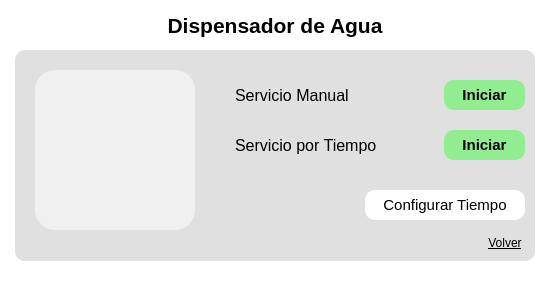
<?xml version="1.0" encoding="UTF-8"?>
<ui version="4.0">
 <class>DispensadorAguaWindow</class>
 <widget class="QMainWindow" name="DispensadorAguaWindow">
  <property name="geometry">
   <rect>
    <x>0</x>
    <y>0</y>
    <width>550</width>
    <height>300</height>
   </rect>
  </property>
  <property name="windowTitle">
   <string>Dispensador de Agua</string>
  </property>
  <property name="styleSheet">
   <string notr="true">background-color: white;</string>
  </property>
  <widget class="QWidget" name="centralwidget">
   <widget class="QLabel" name="labelTitulo">
    <property name="geometry">
     <rect>
      <x>0</x>
      <y>10</y>
      <width>550</width>
      <height>30</height>
     </rect>
    </property>
    <property name="font">
     <font>
      <pointsize>16</pointsize>
      <weight>75</weight>
      <bold>true</bold>
     </font>
    </property>
    <property name="text">
     <string>Dispensador de Agua</string>
    </property>
    <property name="alignment">
     <set>Qt::AlignCenter</set>
    </property>
   </widget>
   <widget class="QFrame" name="frameOpciones">
    <property name="geometry">
     <rect>
      <x>15</x>
      <y>50</y>
      <width>520</width>
      <height>211</height>
     </rect>
    </property>
    <property name="styleSheet">
     <string notr="true">QFrame {
    background-color: #e0e0e0;
    border-radius: 10px;
}</string>
    </property>
    <property name="frameShape">
     <enum>QFrame::StyledPanel</enum>
    </property>
    <property name="frameShadow">
     <enum>QFrame::Plain</enum>
    </property>
    <widget class="QFrame" name="frameImagenAgua">
     <property name="geometry">
      <rect>
       <x>20</x>
       <y>20</y>
       <width>160</width>
       <height>160</height>
      </rect>
     </property>
     <property name="styleSheet">
      <string notr="true">QFrame {
    background-color: #f0f0f0;
    border-radius: 20px;
}</string>
     </property>
     <property name="frameShape">
      <enum>QFrame::StyledPanel</enum>
     </property>
     <property name="frameShadow">
      <enum>QFrame::Plain</enum>
     </property>
     <widget class="QLabel" name="labelImagenAgua">
      <property name="geometry">
       <rect>
        <x>9</x>
        <y>10</y>
        <width>141</width>
        <height>141</height>
       </rect>
      </property>
      <property name="text">
       <string/>
      </property>
      <property name="pixmap">
       <pixmap>../PIntegradorArchivos/waterBottle.png</pixmap>
      </property>
      <property name="scaledContents">
       <bool>true</bool>
      </property>
      <property name="alignment">
       <set>Qt::AlignCenter</set>
      </property>
     </widget>
    </widget>
    <widget class="QLabel" name="labelServicioManual">
     <property name="geometry">
      <rect>
       <x>220</x>
       <y>30</y>
       <width>180</width>
       <height>30</height>
      </rect>
     </property>
     <property name="font">
      <font>
       <pointsize>12</pointsize>
       <weight>50</weight>
       <bold>false</bold>
      </font>
     </property>
     <property name="styleSheet">
      <string notr="true">background-color: transparent;</string>
     </property>
     <property name="text">
      <string>Servicio Manual</string>
     </property>
    </widget>
    <widget class="QPushButton" name="btnIniciarManual">
     <property name="geometry">
      <rect>
       <x>429</x>
       <y>30</y>
       <width>81</width>
       <height>30</height>
      </rect>
     </property>
     <property name="font">
      <font>
       <pointsize>11</pointsize>
       <weight>75</weight>
       <bold>true</bold>
      </font>
     </property>
     <property name="styleSheet">
      <string notr="true">QPushButton {
    background-color: #90EE90;
    border-radius: 10px;
    padding: 5px;
}
QPushButton:hover {
    background-color: #9ACD32;
}
QPushButton:pressed {
	background-color: rgb(195, 5, 8);
}</string>
     </property>
     <property name="text">
      <string>Iniciar</string>
     </property>
    </widget>
    <widget class="QLabel" name="labelServicioTiempo">
     <property name="geometry">
      <rect>
       <x>220</x>
       <y>80</y>
       <width>180</width>
       <height>30</height>
      </rect>
     </property>
     <property name="font">
      <font>
       <pointsize>12</pointsize>
       <weight>50</weight>
       <bold>false</bold>
      </font>
     </property>
     <property name="styleSheet">
      <string notr="true">background-color: transparent;</string>
     </property>
     <property name="text">
      <string>Servicio por Tiempo</string>
     </property>
    </widget>
    <widget class="QPushButton" name="btnIniciarTiempo">
     <property name="geometry">
      <rect>
       <x>429</x>
       <y>80</y>
       <width>81</width>
       <height>30</height>
      </rect>
     </property>
     <property name="font">
      <font>
       <pointsize>11</pointsize>
       <weight>75</weight>
       <bold>true</bold>
      </font>
     </property>
     <property name="styleSheet">
      <string notr="true">QPushButton {
    background-color: #90EE90;
    border-radius: 10px;
    padding: 5px;
}
QPushButton:hover {
    background-color: #9ACD32;
}
QPushButton:pressed {
    background-color: #7CFC00;
}</string>
     </property>
     <property name="text">
      <string>Iniciar</string>
     </property>
    </widget>
    <widget class="QPushButton" name="btnConfigurarTiempo">
     <property name="geometry">
      <rect>
       <x>350</x>
       <y>140</y>
       <width>160</width>
       <height>30</height>
      </rect>
     </property>
     <property name="font">
      <font>
       <pointsize>11</pointsize>
       <weight>50</weight>
       <bold>false</bold>
      </font>
     </property>
     <property name="styleSheet">
      <string notr="true">QPushButton {
    background-color: white;
    border-radius: 10px;
    padding: 5px;
}
QPushButton:hover {
    background-color: #f5f5f5;
}</string>
     </property>
     <property name="text">
      <string>Configurar Tiempo</string>
     </property>
    </widget>
    <widget class="QPushButton" name="btnVolver">
     <property name="geometry">
      <rect>
       <x>460</x>
       <y>180</y>
       <width>60</width>
       <height>25</height>
      </rect>
     </property>
     <property name="font">
      <font>
       <underline>true</underline>
      </font>
     </property>
     <property name="styleSheet">
      <string notr="true">QPushButton {
    background-color: transparent;
    padding: 5px;
    border: none;
    text-decoration: underline;
}
QPushButton:hover {
    color: #007bff;
}</string>
     </property>
     <property name="text">
      <string>Volver</string>
     </property>
    </widget>
   </widget>
  </widget>
 </widget>
 <resources>
  <include location="../PIntegradorArchivos/resources.qrc"/>
 </resources>
 <connections/>
</ui>
